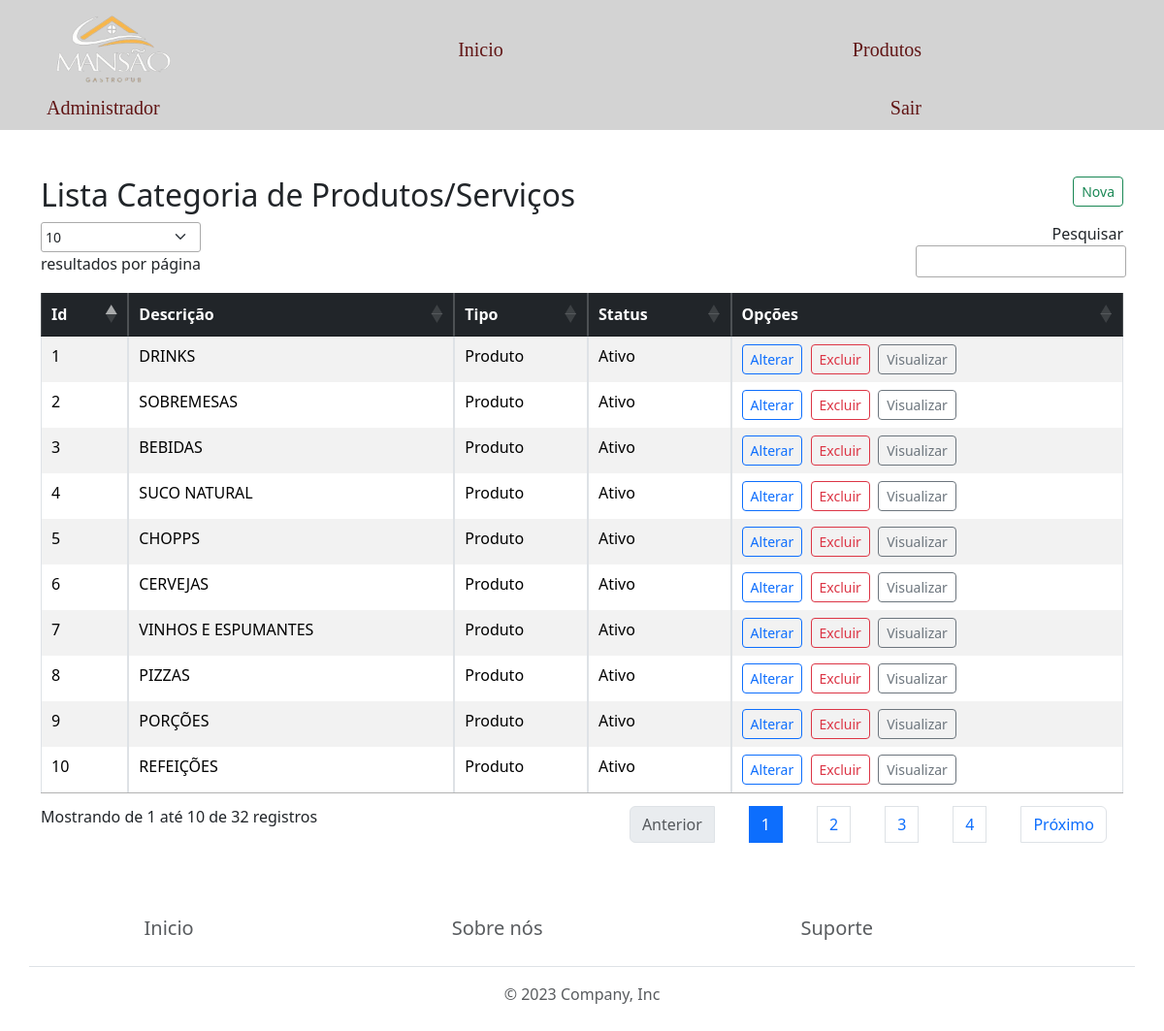
The app's page /listaProdutoCategoria.php (signed in) with its own data.
### tables this page shows
CREATE TABLE IF NOT EXISTS `produto_categoria` (
  `ID_CATEGORIA` int NOT NULL AUTO_INCREMENT,
  `DESCRICAO_CATEGORIA` varchar(50) NOT NULL,
  `STATUS_CATEGORIA` int NOT NULL DEFAULT '1' COMMENT '1=Ativo; 2=Inativo',
  `TIPO_CATEGORIA` int NOT NULL DEFAULT '1' COMMENT '1=Produto; 2=Serviço',
  PRIMARY KEY (`ID_CATEGORIA`) USING BTREE,
  UNIQUE KEY `descricao` (`DESCRICAO_CATEGORIA`) USING BTREE
);

### library/Database.php (called while the page is built, shortened)
<?php
class Database
{
    function dbConect()
    {
        try {
            $conn = new PDO(
                "mysql:host=localhost;dbname=restaurante_povoado",
                "root",
                "",
                array(PDO::MYSQL_ATTR_INIT_COMMAND => 'SET NAMES utf8')
            );
            $conn->setAttribute(PDO::ATTR_ERRMODE, PDO::ERRMODE_EXCEPTION);
            return $conn;
        } catch (Exception $ex) {
            echo '<p style="color: red;">ERROR: '. $ex->getMessage(). "</p>";
        }
    }
    function dbSelect($query, $tipoRetorno = 'all', $dados = [])
    {
        try {
            $conn = $this->dbConect();
            $data = $conn->prepare($query);
            $data->execute($dados);
            if ($tipoRetorno == "all") {
                return $data->fetchAll();
            } else {
                return $data->fetch(PDO::FETCH_OBJ);
            }
        } catch (Exception $ex) {
            echo '<p style="color: red;">ERROR: '. $ex->getMessage(). "</p>";
            return [];
        }
    }
}

### helpers/Formulario.php (called while the page is built, shortened)
<?php
    function getStatusDescricao($status)
    {
        if ($status == 1) {
            return "Ativo";
        } elseif ($status == 2) {
            return "Inativo";
        } else {
            return "...";
        }
    }

### listaProdutoCategoria.php (the view, shortened to what this page needs)
<?php
    require_once "library/Database.php";
    require_once "comuns/cabecalho.php";
    require_once "helpers/Formulario.php";
    $db = new Database();
    $data = $db->dbSelect("SELECT * FROM produto_categoria ORDER BY DESCRICAO_CATEGORIA");
?>
    <main class="container mt-5">
        <div class="row">
            <div class="col-10">
                <h2>Lista Categoria de Produtos/Serviços</h2>
            </div>
            <div class="col-2 text-end">
                <a href="formProdutoCategoria.php?acao=insert" class="btn btn-outline-success btn-sm" title="Novo">Nova</a>
            </div>
        </div>
        <table id="tbListaProdutoCategoria" class="table table-striped table-hover table-bordered table-responsive-sm mt-3">
            <thead class="table-dark">
                <tr>
                    <th>Id</th>
                    <th>Descrição</th>
                    <th>Tipo</th>
                    <th>Status</th>
                    <th>Opções</th>
                </tr>
            </<thead>
            <tbody>
                <?php
                    foreach ($data as $row) {
                        ?>
                       <tr>
                            <td><?= $row['ID_CATEGORIA'] ?></td>
                            <td><?= $row['DESCRICAO_CATEGORIA'] ?></td>
                            <td><?= ($row['TIPO_CATEGORIA'] == 1 ? "Produto" : ($row['TIPO_CATEGORIA'] == 2 ? "Serviço" : "...")) ?></td>
                            <td><?= getStatusDescricao($row['STATUS_CATEGORIA']) ?></td>
                            <td>
                                <a href="formProdutoCategoria.php?acao=update&id=<?= $row['ID_CATEGORIA'] ?>" class="btn btn-outline-primary btn-sm"   title="Alteração">Alterar</a>&nbsp;
                                <a href="formProdutoCategoria.php?acao=delete&id=<?= $row['ID_CATEGORIA'] ?>" class="btn btn-outline-danger btn-sm"    title="Exclusão">Excluir</a>&nbsp;
                                <a href="formProdutoCategoria.php?acao=view&id=<?= $row['ID_CATEGORIA'] ?>"   class="btn btn-outline-secondary btn-sm" title="Visualização">Visualizar</a>
                            </td>
                        </tr>
                        <?php
                    }
                ?>
            </tbody>
        </table>
    </main>
    <?php
        require_once "comuns/rodape.php";

### comuns/cabecalho.php (shortened to what this page needs)
<?php
require_once "helpers/Formulario.php";
?>
<!DOCTYPE html>
<html lang="pt-br">
<head>
    <link rel="stylesheet" href="assets/bootstrap/css/bootstrap.min.css">
    <link rel="stylesheet" href="https://cdn.datatables.net/1.10.19/css/jquery.dataTables.min.css" />
    <link rel="stylesheet" href="/css/estiloComanda.css">
    <link href="https://cdn.jsdelivr.net/npm/bootstrap-icons@1.5.0/font/bootstrap-icons.css" rel="stylesheet">
</head>
<body>
    <nav class="navbar bluenave align-items-center d-flex justify-content-beetwen">
        <a href="home.php"><img src="/img/logo.png" alt="Imagem logo" style="width: 120; height: 90px; padding: 10px; margin-right: 50px;"> </a>
        <?php if (isset($_SESSION['userId']) && ($_SESSION['userNivel'] == 1)) : ?>
            <a class="nav-link active" aria-current="page" href="home.php">Inicio</a>
            <a class="nav-link active" aria-current="page" href="produtos.php">Produtos</a>
            <a class="nav-link active" data-bs-toggle="dropdown" href="#" role="button" aria-expanded="false"><?= $_SESSION['userNome']  ?></a>
            <a href="logoff.php" class="no-underline">
                <input class="nav-link active " title="Sair" type="submit" value="Sair">
            </a>
        <?php elseif (!isset($_SESSION['userNome'])) : ?>
        <?php endif; ?>
    </nav>
</body>
</html>

### comuns/rodape.php
<div class="container">
        <footer class="py-3 my-4 row">
            <ul class="nav justify-content-end border-bottom pb-3 mb-3">
                <li class="nav-item"><a href="#" class="nav-link px-2 text-body-secondary">Inicio</a></li>
                <li class="nav-item"><a href="#" class="nav-link px-2 text-body-secondary">Sobre nós</a></li>
                <li class="nav-item"><a href="#" class="nav-link px-2 text-body-secondary">Suporte</a></li>
            </ul>
            <p class="text-center text-body-secondary">© 2023 Company, Inc</p>
        </footer>
    </div>
</body>
</html>

### css/estiloComanda.css (style rules this page uses)
.nav-link { margin-right: 250px !important; font-size: 20px !important; color: rgb(97, 21, 21); }
.bluenave { background-color:#d3d3d3 !important; }
nav { font-family: 'Alfa Slab One', cursive; padding-left: 3em !important; padding-top: 0.4em !important; padding-bottom: 0.5em !important; }
.no-underline { color: #bb8d10 !important; text-decoration: none; }

### records on screen
produto_categoria: ID_CATEGORIA "3", DESCRICAO_CATEGORIA "BEBIDAS", TIPO_CATEGORIA "Produto", STATUS_CATEGORIA "Ativo"
produto_categoria: ID_CATEGORIA "6", DESCRICAO_CATEGORIA "CERVEJAS", TIPO_CATEGORIA "Produto", STATUS_CATEGORIA "Ativo"
produto_categoria: ID_CATEGORIA "5", DESCRICAO_CATEGORIA "CHOPPS", TIPO_CATEGORIA "Produto", STATUS_CATEGORIA "Ativo"
produto_categoria: ID_CATEGORIA "1", DESCRICAO_CATEGORIA "DRINKS", TIPO_CATEGORIA "Produto", STATUS_CATEGORIA "Ativo"
produto_categoria: ID_CATEGORIA "8", DESCRICAO_CATEGORIA "PIZZAS", TIPO_CATEGORIA "Produto", STATUS_CATEGORIA "Ativo"
produto_categoria: ID_CATEGORIA "9", DESCRICAO_CATEGORIA "PORÇÕES", TIPO_CATEGORIA "Produto", STATUS_CATEGORIA "Ativo"
produto_categoria: ID_CATEGORIA "10", DESCRICAO_CATEGORIA "REFEIÇÕES", TIPO_CATEGORIA "Produto", STATUS_CATEGORIA "Ativo"
produto_categoria: ID_CATEGORIA "2", DESCRICAO_CATEGORIA "SOBREMESAS", TIPO_CATEGORIA "Produto", STATUS_CATEGORIA "Ativo"
produto_categoria: ID_CATEGORIA "4", DESCRICAO_CATEGORIA "SUCO NATURAL", TIPO_CATEGORIA "Produto", STATUS_CATEGORIA "Ativo"
produto_categoria: ID_CATEGORIA "7", DESCRICAO_CATEGORIA "VINHOS E ESPUMANTES", TIPO_CATEGORIA "Produto", STATUS_CATEGORIA "Ativo"

### other values on screen
$_SESSION['userNome'] "Administrador"
